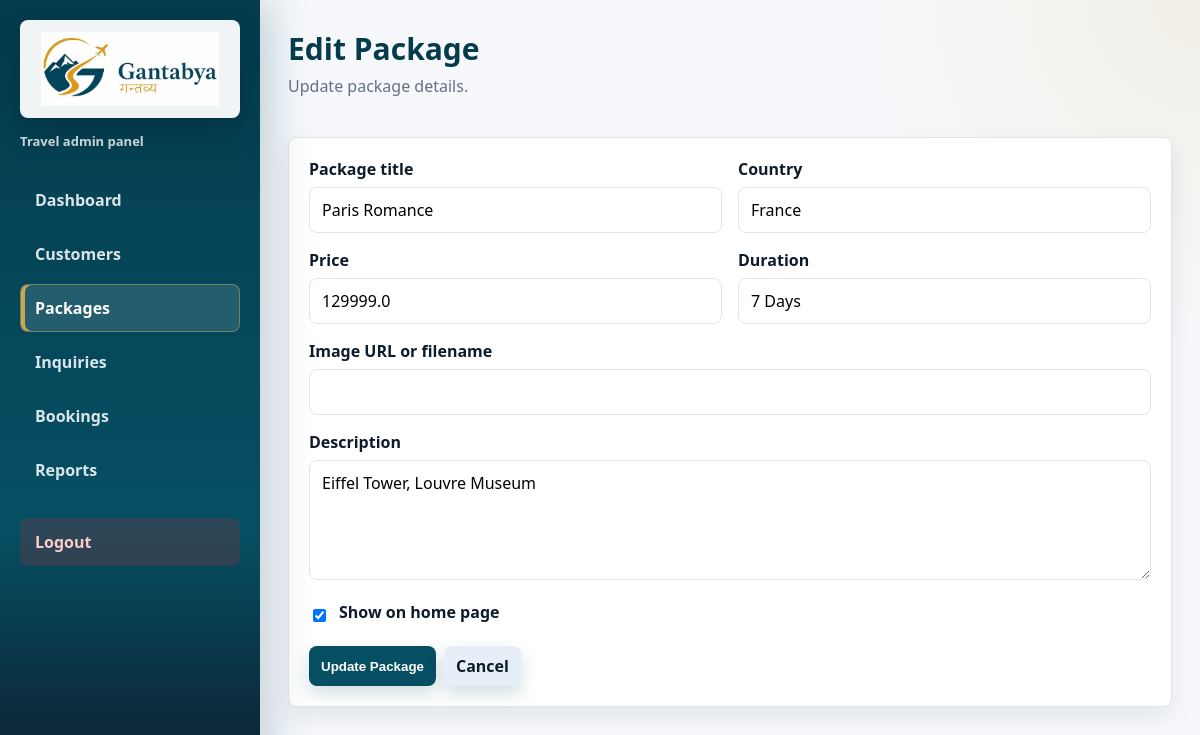
Screenshot of /admin/edit_package/2 (signed in) with the database file from the repository.
### models.py (models this page shows)
class Package(db.Model):
    __tablename__ = 'package'
    id = db.Column(db.Integer, primary_key=True)
    title = db.Column(db.String(100), nullable=False)
    country = db.Column(db.String(100), nullable=False)
    price = db.Column(db.Float, nullable=False)
    duration = db.Column(db.String(50))
    description = db.Column(db.Text)
    image = db.Column(db.String(255))
    is_featured = db.Column(db.Boolean, default=False)
    created_at = db.Column(db.DateTime, default=datetime.utcnow)

### app.py (the view, shortened to what this page needs)
@app.route("/admin/edit_package/<int:id>", methods=["GET", "POST"])
@admin_required
def admin_edit_package(id):
    package = Package.query.get_or_404(id)
    return render_template("admin/edit_package.html", package=package)

### app.py (called while the page is built)
def admin_required(view_func):
    @wraps(view_func)
    def wrapper(*args, **kwargs):
        if 'admin_id' not in session:
            flash("Please login to access the admin panel.", "warning")
            return redirect(url_for("admin_login"))
        return view_func(*args, **kwargs)
    return wrapper

@app.context_processor
def inject_now():
    return {'now': datetime.utcnow()}

@app.context_processor
def inject_user():
    return dict(
        is_logged_in='customer_id' in session,
        customer_name=session.get('customer_name'),
        is_admin='admin_id' in session
    )

### admin/edit_package.html (shortened to what this page needs)
{% extends "admin/base.html" %}
{% block content %}
<div class="topbar">
    <div>
        <h1>Edit Package</h1>
        <p class="muted">Update package details.</p>
    </div>
</div>
<form class="panel form-grid" method="post">
    <div>
        <label for="title">Package title</label>
        <input id="title" name="title" value="{{ package.title }}" required>
    </div>
    <div>
        <label for="country">Country</label>
        <input id="country" name="country" value="{{ package.country }}" required>
    </div>
    <div>
        <label for="price">Price</label>
        <input id="price" type="number" step="0.01" min="0" name="price" value="{{ package.price }}" required>
    </div>
    <div>
        <label for="duration">Duration</label>
        <input id="duration" name="duration" value="{{ package.duration or '' }}">
    </div>
    <div class="full">
        <label for="image">Image URL or filename</label>
        <input id="image" name="image" value="{{ package.image or '' }}">
    </div>
    <div class="full">
        <label for="description">Description</label>
        <textarea id="description" name="description">{{ package.description or "" }}</textarea>
    </div>
    <div class="full check-row">
        <input id="is_featured" type="checkbox" name="is_featured" {% if package.is_featured %}checked{% endif %}>
        <label for="is_featured">Show on home page</label>
    </div>
    <div class="full actions">
        <button class="btn" type="submit">Update Package</button>
        <a class="btn secondary" href="{{ url_for('admin_packages') }}">Cancel</a>
    </div>
</form>
{% endblock %}

### admin/base.html (style rules this page uses)
:root { --bg: #f6f8fb; --panel: #ffffff; --ink: #0d1b2a; --muted: #667085; --line: #dfe5ee; --brand: #064f63; --brand-dark: #043b4d; --gold: #c9a84c; --accent: #0e7490; --danger: #dc2626; --warning: #b45309; --success: #15803d; --radius: 8px; --shadow: 0 10px 25px rgba(15, 23, 42, 0.08); }
* { box-sizing: border-box; }
body { margin: 0; font-family: "Segoe UI", Arial, Helvetica, sans-serif; color: var(--ink); background: var(--bg); }
a { color: inherit; }
.topbar { display: flex; align-items: center; justify-content: space-between; gap: 16px; margin-bottom: 24px; }
h1, h2, h3, p { margin-top: 0; }
h1 { font-size: 30px; margin-bottom: 6px; color: var(--brand-dark); }
.muted { color: var(--muted); }
.panel { background: var(--panel); border: 1px solid var(--line); border-radius: var(--radius); box-shadow: var(--shadow); padding: 20px; margin-bottom: 20px; }
.actions { display: flex; flex-wrap: wrap; gap: 8px; }
.btn { display: inline-flex; align-items: center; justify-content: center; min-height: 38px; padding: 9px 12px; border: 0; border-radius: var(--radius); background: var(--brand); color: #ffffff; text-decoration: none; font-weight: 700; cursor: pointer; box-shadow: 0 8px 18px rgba(6, 79, 99, 0.18); }
.btn.secondary { background: #e8eef7; color: var(--ink); }
.form-grid { display: grid; grid-template-columns: repeat(2, minmax(0, 1fr)); gap: 16px; }
label { display: block; font-weight: 700; margin-bottom: 7px; }
input, textarea, select { width: 100%; border: 1px solid var(--line); border-radius: var(--radius); padding: 11px 12px; font: inherit; background: #ffffff; }
textarea { min-height: 120px; resize: vertical; }
.full { grid-column: 1 / -1; }
.check-row { display: flex; align-items: center; gap: 10px; }
.check-row input { width: auto; }

### rows the page displays
Package: title "Paris Romance", country "France", price "129999.0", duration "7 Days", description "Eiffel Tower, Louvre Museum", is_featured "☑"
